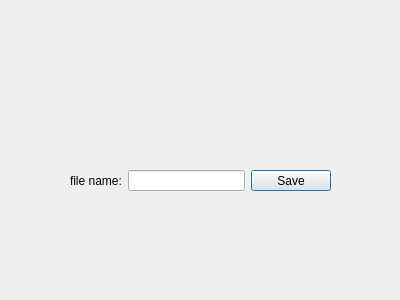
<?xml version="1.0" encoding="UTF-8"?>
<ui version="4.0">
 <class>SaveDialog</class>
 <widget class="QDialog" name="SaveDialog">
  <property name="geometry">
   <rect>
    <x>0</x>
    <y>0</y>
    <width>400</width>
    <height>300</height>
   </rect>
  </property>
  <property name="windowTitle">
   <string>Dialog</string>
  </property>
  <widget class="QWidget" name="">
   <property name="geometry">
    <rect>
     <x>70</x>
     <y>170</y>
     <width>261</width>
     <height>21</height>
    </rect>
   </property>
   <layout class="QHBoxLayout" name="horizontalLayout">
    <item>
     <widget class="QLabel" name="fileNameLabel">
      <property name="text">
       <string>file name:</string>
      </property>
     </widget>
    </item>
    <item>
     <widget class="QLineEdit" name="fileNameEdit"/>
    </item>
    <item>
     <widget class="QPushButton" name="saveButton">
      <property name="text">
       <string>Save</string>
      </property>
     </widget>
    </item>
   </layout>
  </widget>
 </widget>
 <resources/>
 <connections/>
</ui>
